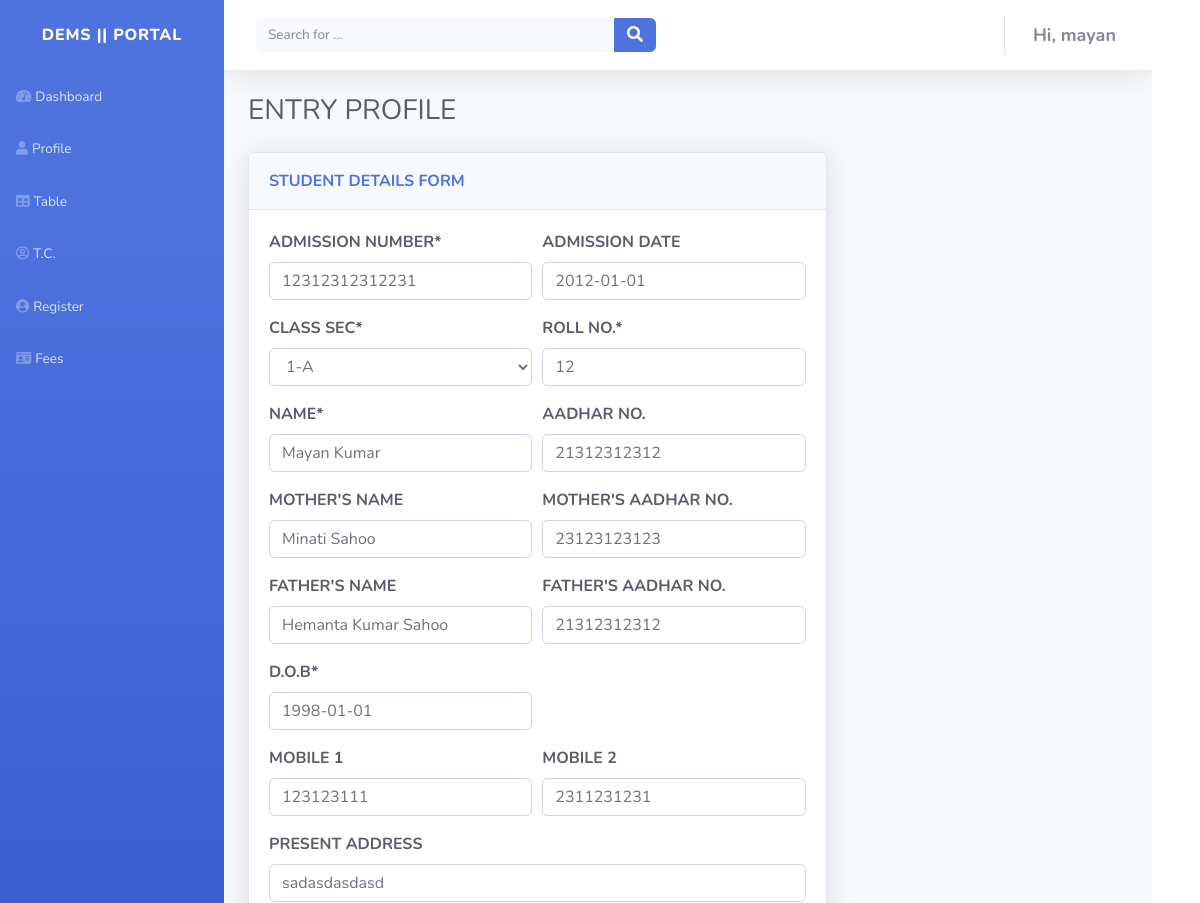
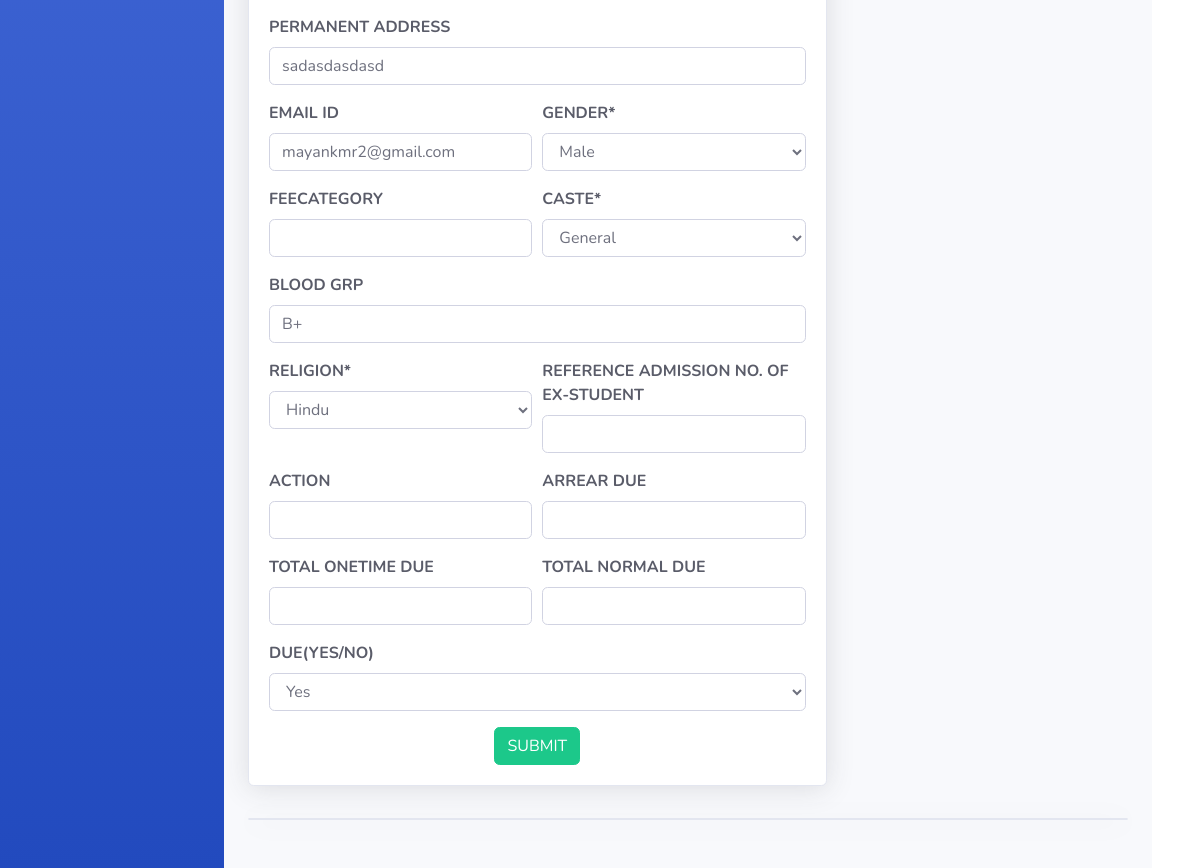
The app's page /table/3 (signed in) with its own data (2 pictures, top to bottom).
### studentsapp/models.py (models this page shows, shortened)
class Student(models.Model):
    admission_no = models.CharField(
        verbose_name="Admission Number", max_length=30, blank=False)  #
    admission_date = models.DateField(
        verbose_name="Admission Date", auto_now=False, auto_now_add=False, blank=True,null=True)
    class_sec = models.ForeignKey(
        Class, verbose_name="Class-Sec", blank=False, on_delete=models.CASCADE)   #
    roll_no = models.IntegerField(
        verbose_name="Roll No.", default=False, blank=False, null=False)  #
    name = models.CharField(verbose_name="Name", max_length=50, blank=False)
    aadhar_no = models.CharField(
        verbose_name="Aadhar No.", max_length=30, blank=True)
    mother_name = models.CharField(
        verbose_name="Mother's name", max_length=40, blank=True)
    mother_aadhar = models.CharField(
        verbose_name="Mother's Aadhar No.", max_length=30, blank=True)
    father_name = models.CharField(
        verbose_name="Father's Name", max_length=50, blank=True)
    father_aadhar = models.CharField(
        verbose_name="Father's Aadhar No.", max_length=30, blank=True)
    dob = models.DateField(verbose_name="D.O.B",
                           auto_now=False, auto_now_add=False, blank=False)
    mobile_1 = models.CharField(max_length=10, blank=True)
    mobile_2 = models.CharField(max_length=10, blank=True)
    pr_addr = models.CharField(
        verbose_name="Present Address", max_length=100, blank=True)
    pm_addr = models.CharField(
        verbose_name="Permanent Address", max_length=100, blank=True)
    email_id = models.EmailField(max_length=40, blank=True)
    gender = models.ForeignKey(Gender, blank=False, on_delete=models.CASCADE)
    Feecategory = models.CharField(max_length=30, blank=True)
    caste = models.ForeignKey(
        Caste, blank=True, null=True, on_delete=models.CASCADE)
    blood_grp = models.CharField(max_length=5,null=True, blank=True)
    Religion = models.ForeignKey(
        Religion,null=True, blank=True, on_delete=models.CASCADE)
    ref_admn_no = models.CharField(
        verbose_name="Reference admission no. of Ex-Student", max_length=30, blank=True, null=True)
    action = models.CharField(verbose_name="Action", max_length=10, blank=True)
    arrear_due = models.CharField(
        verbose_name="Arrear Due", max_length=10,null=True, blank=True)
    ttod = models.CharField(
        verbose_name="Total Onetime Due", max_length=10,null=True, blank=True)
    ttnd = models.CharField(
        verbose_name="Total Normal Due", max_length=10, null=True,blank=True)
    due = models.BooleanField(
        verbose_name="Due(YES/NO)", blank=True, null=True, default=None)
    class Meta:
        verbose_name = 'Student'
        verbose_name_plural = 'Students'
        db_table = 'Student_table'

### studentsapp/views.py (the view)
# urls.py: path('table/<int:id>', views.profile_edit, name='profile_edit'),
def profile_edit(request, id=None):
    instance = get_object_or_404(Student, id=id)
    form = StudentForm(request.POST or None, instance=instance)
    if form.is_valid():
        instance = form.save(commit=False)
        instance.save()
        return redirect('table')
    context = {
        'instance': instance,
        'form': form
    }
    return render(request, 'profile.html', context)

### studentsapp/templates/profile.html (shortened to what this page needs)
{% extends 'base.html' %}
{% load static %}
{% load crispy_forms_tags %}
{% block content %}
<div class="container-fluid">
    <h3 class="text-dark mb-4">ENTRY PROFILE</h3>
    <div class="row mb-3">
        <div class="col-lg-8">
            <div class="row">
                <div class="col">
                    <div class="card text-dark text-uppercase text-left shadow mb-3">
                        <div class="card-header py-3">
                            <p class="text-primary m-0 font-weight-bold">sTUDENT DETAILS FORM</p>
                        </div>
                        <div class="card-body text-left text-dark">
                            <form action="" method="POST">
                                <div class="form-row">
                                    <div class="col">
                                        <div class="form-group"><strong>{{ form.admission_no|as_crispy_field  }}</strong>
                                        </div>
                                    </div>
                                    <div class="col">
                                        <div class="form-group"><strong>{{ form.admission_date|as_crispy_field  }}</strong></div>
                                    </div>
                                </div>
                                <div class="form-row">
                                    <div class="col">
                                        <div class="form-group"><strong>{{ form.class_sec|as_crispy_field  }}</strong>
                                        </div>
                                    </div>
                                    <div class="col">
                                        <div class="form-group"><strong>{{ form.roll_no|as_crispy_field  }}</strong></div>
                                    </div>
                                </div>
                                <div class="form-row">
                                    <div class="col">
                                        <div class="form-group"><strong>{{ form.name|as_crispy_field  }}</strong></div>
                                    </div>
                                    <div class="col">
                                        <div class="form-group"><strong>{{ form.aadhar_no|as_crispy_field  }}</strong></div>
                                    </div>
                                </div>
                                <div class="form-row">
                                    <div class="col">
                                        <div class="form-group"><strong>{{ form.mother_name|as_crispy_field  }}</strong></div>
                                    </div>
                                    <div class="col">
                                        <div class="form-group"><strong>{{ form.mother_aadhar|as_crispy_field  }}</strong></div>
                                    </div>
                                </div>
                                <div class="form-row">
                                    <div class="col">
                                        <div class="form-group"><strong>{{ form.father_name|as_crispy_field }}</strong></div>
                                    </div>
                                    <div class="col">
                                        <div class="form-group"><strong>{{ form.father_aadhar|as_crispy_field }}</strong></div>
                                    </div>
                                </div>
                                <div class="form-row">
                                    <div class="col">
                                        <div class="form-group"><strong>{{ form.dob|as_crispy_field  }}</strong></div>
                                    </div>
                                    <div class="col">
                                        <div class="form-group"><label for="last_name"></label></div>
                                    </div>
                                </div>
                                <div class="form-row">
                                    <div class="col">
                                        <div class="form-group"><strong>{{ form.mobile_1|as_crispy_field  }}</strong></div>
                                    </div>
                                    <div class="col">
                                        <div class="form-group"><strong>{{ form.mobile_2|as_crispy_field  }}</strong></div>
                                    </div>
                                </div>
                                <div class="form-row">
                                    <div class="col">
                                        <div class="form-group"><strong>{{ form.pr_addr|as_crispy_field  }}</strong></div>
                                    </div>
                                </div>
                                <div class="form-row">
                                    <div class="col">
                                        <div class="form-group"><strong>{{ form.pm_addr|as_crispy_field  }}</strong></div>
                                        <div class="form-row">
                                            <div class="col">
                                                <div class="form-group"><strong>{{ form.email_id|as_crispy_field  }}</strong></div>
                                            </div>
                                            <div class="col">
                                                <div class="form-group">
                                                    <strong>{{ form.gender|as_crispy_field }}</strong>
                                                </div>
                                            </div>
                                        </div>
                                        <div class="form-row">
                                            <div class="col">
                                                <div class="form-group"><strong>{{ form.Feecategory|as_crispy_field  }}</strong>
                                                </div>
                                            </div>
                                            <div class="col">
                                                <div class="form-group"><strong>{{ form.caste|as_crispy_field  }}</strong>
                                                </div>
                                            </div>
                                        </div>
                                        <div class="form-row">
                                            <div class="col">
                                                <div class="form-group">
                                                    <strong>{{ form.blood_grp|as_crispy_field  }}</strong>
                                                </div>
                                            </div>
                                        </div>
                                        <div class="form-row">
                                            <div class="col">
                                                <div class="form-group">
                                                            <strong>{{ form.Religion|as_crispy_field }}</strong></div>
                                            </div>
                                            <div class="col">
                                                <div class="form-group"><strong>{{ form.ref_admn_no|as_crispy_field }}</strong></div>
                                            </div>
                                        </div>
                                        <div class="form-row">
                                            <div class="col">
                                                <div class="form-group"><strong>{{ form.action|as_crispy_field }}</strong>
                                                </div>
                                            </div>
                                            <div class="col">
                                                <div class="form-group"><strong>{{ form.arrear_due|as_crispy_field }}</strong></div>
                                            </div>
                                        </div>
                                        <div class="form-row">
                                            <div class="col">
                                                <div class="form-group"><strong>{{ form.ttod|as_crispy_field }}</strong></div>
                                            </div>
                                            <div class="col">
                                                <div class="form-group"><strong>{{ form.ttnd|as_crispy_field  }}</strong></div>
                                            </div>
                                        </div>
                                        <div class="form-row">
                                            <div class="col">
                                                <div class="form-group">
                                                    <strong>{{ form.due|as_crispy_field  }}</strong>
                                                </div>
                                            </div>
                                        </div>
                                    </div>
                                </div>
                                <center><input class="btn btn-success" type="submit" value="SUBMIT"></center>
                            </form>
                        </div>
                    </div>
                </div>
            </div>
        </div>
    </div>
    <div class="card shadow mb-5"></div>
</div>
</div>
{% endblock content %}

### studentsapp/templates/base.html (shortened to what this page needs)
{% load static %}
<!DOCTYPE html>
<html>
<head>
    <link rel="stylesheet" href="{% static 'studentsapp/bootstrap/css/bootstrap.min.css' %}">
    <link rel="stylesheet" href="{% static 'assets/fonts/fontawesome-all.min.css' %}">
</head>
<body id="page-top">
    <div id="wrapper">
        <nav class="navbar navbar-dark align-items-start sidebar sidebar-dark accordion bg-gradient-primary p-0">
            <div class="container-fluid d-flex flex-column p-0">
                <a class="navbar-brand d-flex justify-content-center align-items-center sidebar-brand m-0" href="#">
                    <div class="sidebar-brand-text mx-3"><span>dems || portal</span></div>
                </a>
                <ul class="nav navbar-nav text-light" id="accordionSidebar">
                    <li class="nav-item" role="presentation"><a class="nav-link" href="{% url 'home' %}"><i
                                class="fas fa-tachometer-alt"></i><span>Dashboard</span></a></li>
                    <li class="nav-item" role="presentation"><a class="nav-link" href="{% url 'profile' %}"><i
                                class="fas fa-user"></i><span>Profile</span></a></li>
                    <li class="nav-item" role="presentation"><a class="nav-link" href="{% url 'table' %}"><i
                                class="fas fa-table"></i><span>Table</span></a></li>
                    <li class="nav-item" role="presentation"><a class="nav-link" href="{% url 'tc' %}"><i
                                class="far fa-user-circle"></i><span>T.C.</span></a></li>
                    <li class="nav-item" role="presentation"><a class="nav-link" href="{% url 'register' %}"><i
                                class="fas fa-user-circle"></i><span>Register</span></a><a class="nav-link"
                            href="{% url 'feestructure' %}"><i class="fas fa-id-card"></i><span>Fees</span></a></li>
                </ul>
            </div>
        </nav>
        <div class="d-flex flex-column" id="content-wrapper">
            <div id="content">
                <nav class="navbar navbar-light navbar-expand bg-white shadow mb-4 topbar static-top">
                    <div class="container-fluid">
                        <form
                            class="form-inline d-none d-sm-inline-block mr-auto ml-md-3 my-2 my-md-0 mw-100 navbar-search">
                            <div class="input-group"><input class="bg-light form-control border-0 small" type="text"
                                    placeholder="Search for ...">
                                <div class="input-group-append"><button class="btn btn-primary py-0" type="button"><i
                                            class="fas fa-search"></i></button></div>
                            </div>
                        </form>
                        <ul class="nav navbar-nav flex-nowrap ml-auto">
                            <li class="nav-item dropdown no-arrow" role="presentation">
                                <div class="nav-item dropdown no-arrow"><a class="dropdown-toggle nav-link"
                                        data-toggle="dropdown" aria-expanded="false" href="#"><span
                                            class="d-none d-lg-inline mr-2 text-gray-600 small"><strong data-selected="true" data-label-id="0" style="font-size: 18px;">Hi, {{user.username}}</strong></span></a>
                                </div>
                            </li>
                        </ul>
                    </div>
                </nav>
                {% block content %}
                {% endblock content %}
            </div>
            <footer class="bg-white sticky-footer">
            </footer>
</body>
</html>

### records on screen
Student: admission_no "12312312312231", admission_date "2012-01-01", class_sec "1-A", roll_no "12", name "Mayan Kumar", aadhar_no "21312312312", mother_name "Minati Sahoo", mother_aadhar "23123123123", father_name "Hemanta Kumar Sahoo", father_aadhar "21312312312", dob "1998-01-01", mobile_1 "123123111", mobile_2 "2311231231", pr_addr "sadasdasdasd", pm_addr "sadasdasdasd", email_id "mayankmr2@gmail.com", gender "Male", caste "General", blood_grp "B+", Religion "Hindu", due "Yes"

### other values on screen
{{ user.username }} "mayan"
